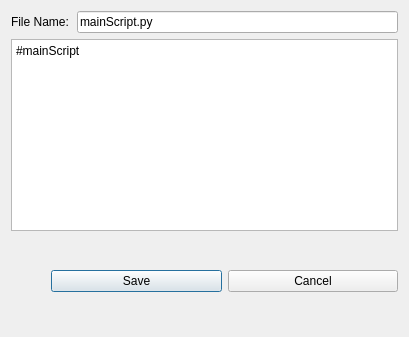
<?xml version="1.0" encoding="UTF-8"?>
<ui version="4.0">
 <class>SaveMainScript</class>
 <widget class="QDialog" name="SaveMainScript">
  <property name="geometry">
   <rect>
    <x>0</x>
    <y>0</y>
    <width>409</width>
    <height>337</height>
   </rect>
  </property>
  <property name="windowTitle">
   <string>Dialog</string>
  </property>
  <layout class="QGridLayout" name="gridLayout">
   <item row="0" column="0">
    <layout class="QVBoxLayout" name="verticalLayout">
     <item>
      <layout class="QHBoxLayout" name="lineEditLayout_3">
       <property name="spacing">
        <number>8</number>
       </property>
       <item>
        <widget class="QLabel" name="fileLabel">
         <property name="text">
          <string>File Name:</string>
         </property>
        </widget>
       </item>
       <item>
        <widget class="QLineEdit" name="fileName">
         <property name="enabled">
          <bool>true</bool>
         </property>
         <property name="text">
          <string>mainScript.py</string>
         </property>
         <property name="readOnly">
          <bool>true</bool>
         </property>
        </widget>
       </item>
      </layout>
     </item>
     <item>
      <layout class="QHBoxLayout" name="textEditLayout_3">
       <item>
        <widget class="QPlainTextEdit" name="mainScriptEditor">
         <property name="plainText">
          <string>#mainScript</string>
         </property>
        </widget>
       </item>
      </layout>
     </item>
     <item>
      <layout class="QHBoxLayout" name="buttonLayout_3">
       <item>
        <spacer name="horizontalSpacer_6">
         <property name="orientation">
          <enum>Qt::Vertical</enum>
         </property>
         <property name="sizeHint" stdset="0">
          <size>
           <width>40</width>
           <height>20</height>
          </size>
         </property>
        </spacer>
       </item>
       <item>
        <widget class="QPushButton" name="saveMainScriptButton">
         <property name="text">
          <string>Save</string>
         </property>
        </widget>
       </item>
       <item>
        <widget class="QPushButton" name="cancelMainScriptButton">
         <property name="text">
          <string>Cancel</string>
         </property>
        </widget>
       </item>
      </layout>
     </item>
    </layout>
   </item>
  </layout>
 </widget>
 <resources/>
 <connections/>
</ui>
